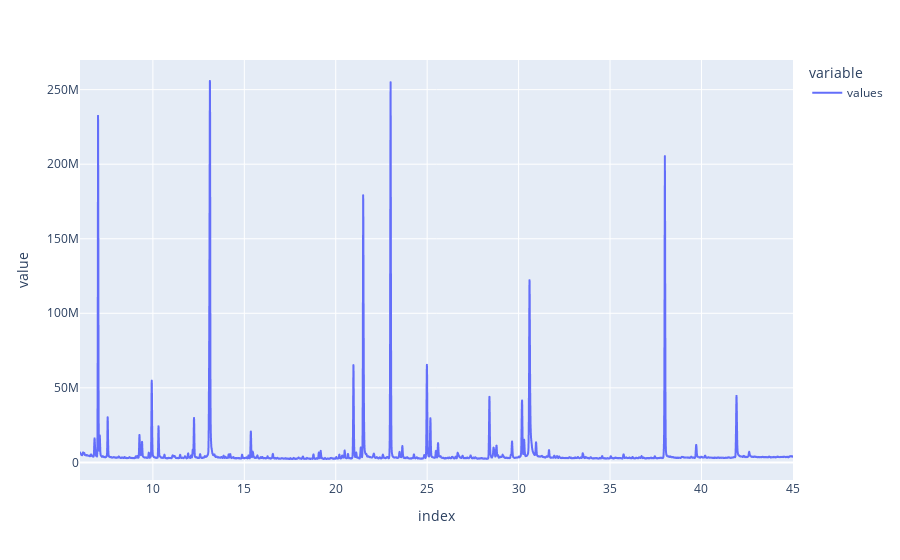

Here is the notebook cell this chart was saved with:
### Markdown cell above
On ne garde que les valeurs comprises dans l'intervalle qui nous interesse, cela supprime aussi les cases éventuellement vide du csv (temps de 0 à la lecture)<br>
Voici un affichage des données sur l'intervalle voulu :

### Code cell
temp = temp.drop(temp[temp.index >= tools.INTERVAL[1]].index)
temp = temp.drop(temp[temp.index <= tools.INTERVAL[0]].index)
print(len(temp))
temp.plot()

### Figure 1 — Plotly figure (JSON) as saved in the notebook; plotly's stock layout.template omitted (floating-point values rounded to 4 significant figures; data arrays with more than 128 entries replaced by an {"elided": "..."} marker saying what was removed)
{"data": [{"hovertemplate": "variable=values<br>index=%{x}<br>value=%{y}<extra></extra>", "legendgroup": "values", "line": {"color": "#636efa", "dash": "solid"}, "mode": "lines", "name": "values", "showlegend": true, "type": "scattergl", "x": {"elided": "6677 float values"}, "xaxis": "x", "y": {"elided": "6677 int values"}, "yaxis": "y"}], "layout": {"legend": {"title": {"text": "variable"}, "tracegroupgap": 0}, "margin": {"t": 60}, "xaxis": {"anchor": "y", "domain": [0, 1], "title": {"text": "index"}}, "yaxis": {"anchor": "x", "domain": [0, 1], "title": {"text": "value"}}}}
